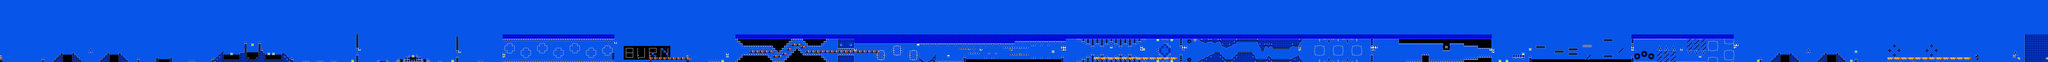

This game map was drawn from its Tiled (.tmx) file and the tilesets committed beside it. A one-line description and the trimmed map source follow:
An orthogonal 880x27 tile map with 16x16 px tiles, 2 tile layers (SP, ...), 2 tilesets.

<map version="1.10" tiledversion="1.11.2" orientation="orthogonal" renderorder="right-down" width="880" height="27" tilewidth="16" tileheight="16" infinite="0" nextlayerid="3" nextobjectid="1">
 <editorsettings>
  <chunksize width="16" height="27" />
  <export target="../LEVELS/LEVEL DATA/lvlset_A/firetemple.csv" format="csv" />
 </editorsettings>
 <tileset firstgid="1" name="famidash" tilewidth="16" tileheight="16" tilecount="256" columns="16">
  <image source="../GRAPHICS/famidash.bmp" width="256" height="256" />
 </tileset>
 <tileset firstgid="257" name="sprites" tilewidth="16" tileheight="16" tilecount="256" columns="16">
  <image source="../GRAPHICS/sprites.png" width="256" height="256" />
 </tileset>
 <layer id="1" width="880" height="27">
  <data>[23760 cells, 23760 non-empty, 118 distinct tile ids]</data>
 </layer>
 <layer id="2" name="SP" width="880" height="27">
  <data>[23760 cells, 222 non-empty, 36 distinct tile ids]</data>
 </layer>
</map>
